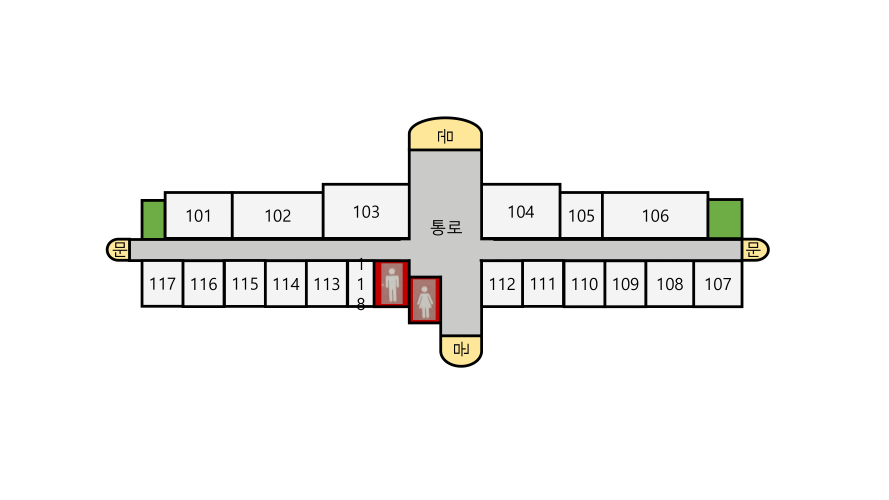
#> input picture aicane_web/backend/uploads/S4_1.png, 2667 x 1500 px (shown at 1/3 size)
$ python -i process_map.py   (imports and definitions only)
#> lines starting #> are read from the running program, lines starting #| are printed output that depends on the picture; after the words box and inside, x2 and y2 are one past the last pixel; in counts of white or black regions, pixels touching at a corner belong together
import cv2
import numpy as np
import json
import os

# optional OCR
try:
    import pytesseract
    _HAS_TESSERACT = True
except Exception:
    pytesseract = None
    _HAS_TESSERACT = False

def process_floorplan(path):

#> called with path = 'uploads/S4_1.png'
    img = cv2.imread(path)
#> img is the input picture: shape (1500, 2667, 3); mean B, G, R 241.4, 242.4, 242.8
    gray = cv2.cvtColor(img, cv2.COLOR_BGR2GRAY)

    # threshold
    _, bin_img = cv2.threshold(gray, 200, 255, cv2.THRESH_BINARY_INV)
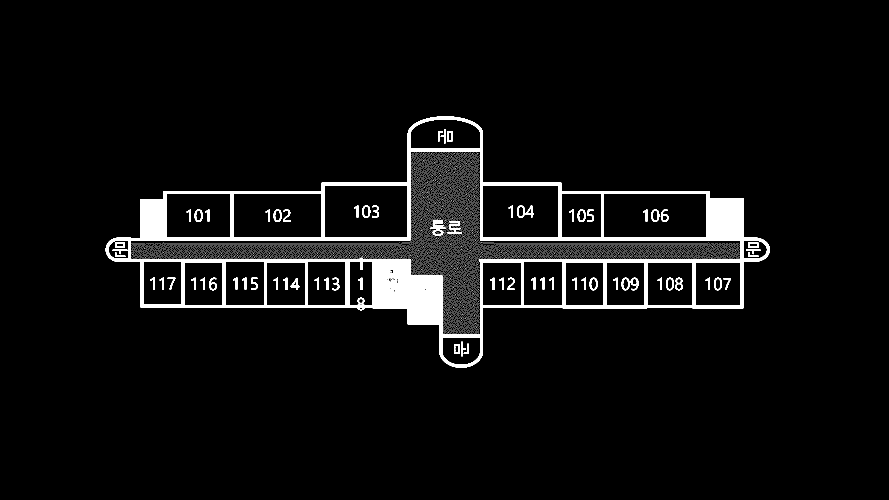
#> bin_img: shape (1500, 2667) (shown at 1/3 size); 4.6% white; 13758 white regions (13690 under 20 px), largest, box (x1, y1, x2, y2) and area: (317, 349, 2310, 1103) 152518, (1342, 662, 1386, 700) 672, (1292, 659, 1336, 687) 595

    # remove text noise
    kernel = np.ones((3,3), np.uint8)
    clean = cv2.morphologyEx(bin_img, cv2.MORPH_OPEN, kernel, iterations=2)
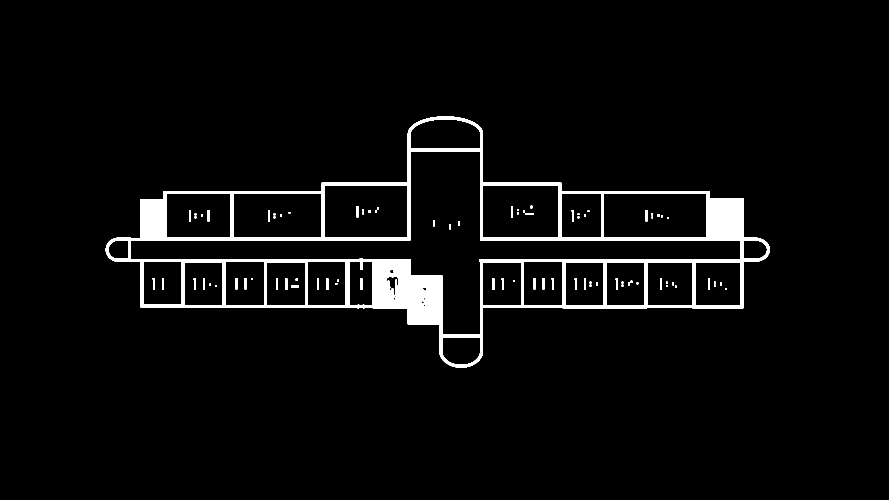
#> clean: shape (1500, 2667) (shown at 1/3 size); 4% white; 84 white regions, largest, box (x1, y1, x2, y2) and area: (317, 349, 2309, 1103) 151379, (1069, 618, 1075, 653) 180, (1533, 618, 1539, 653) 180

    # walls
    edges = cv2.Canny(clean, 50, 150)
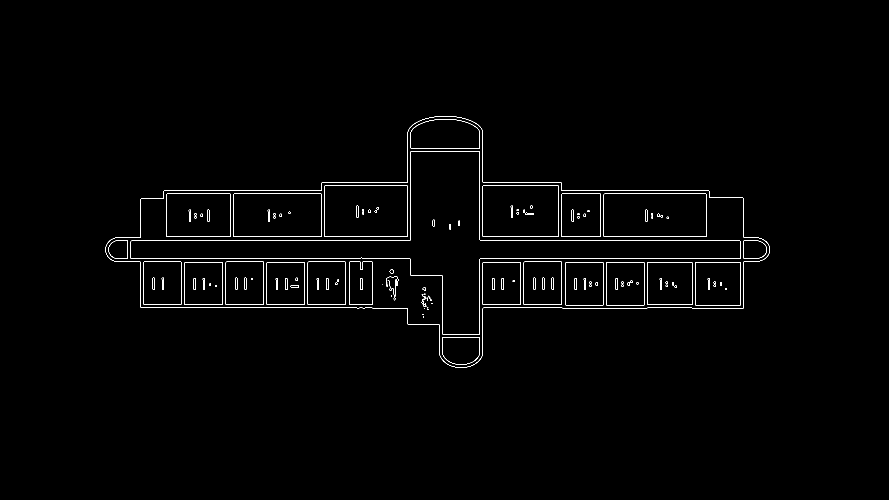
#> edges: shape (1500, 2667) (shown at 1/3 size); 0.63% white in thin lines or dots, all inside (x1, y1, x2, y2) = (316, 348, 2309, 1103)
    contours, _ = cv2.findContours(edges, cv2.RETR_EXTERNAL, cv2.CHAIN_APPROX_SIMPLE)
#> contours = 1 contour; box (x1, y1, x2, y2) and area: (316, 348, 2309, 1103) 730735

    wall_map = np.zeros_like(clean)
    cv2.drawContours(wall_map, contours, -1, 255, thickness=5)
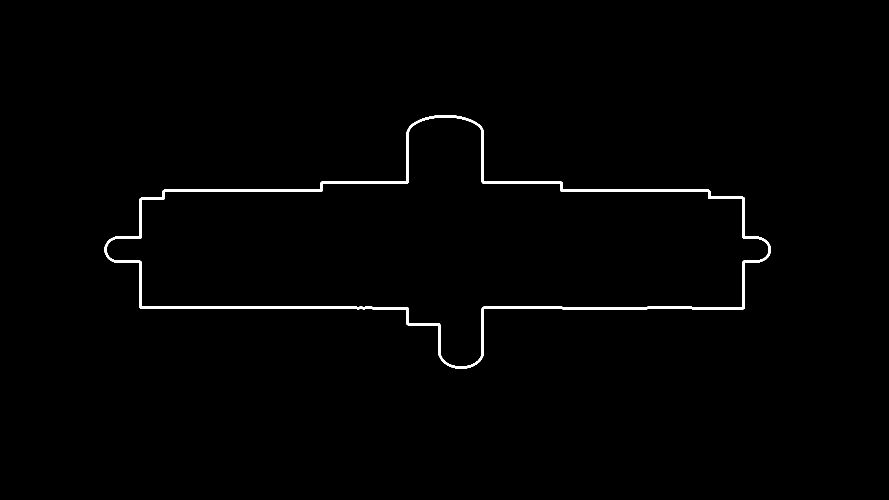
#> wall_map: shape (1500, 2667) (shown at 1/3 size); 0.92% white; 1 white region, box (x1, y1, x2, y2) and area: (313, 345, 2312, 1106) 36769

    # occupancy grid
    grid = (wall_map == 255).astype(int)
    grid = 1 - grid
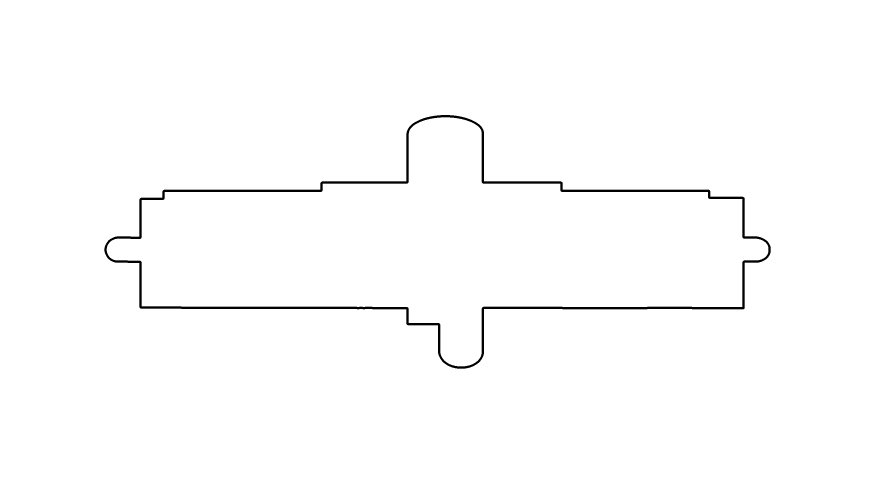
#> grid: shape (1500, 2667) int64 (shown at 1/3 size); values 0 (black) and 1 (white), 99.1% white; 1 black region, box (x1, y1, x2, y2) and area: (313, 345, 2312, 1106) 36769

    grid_path = path.replace(".png", "_grid.npy")
    np.save(grid_path, grid)

    room_positions = {}
    ocr_texts = []

    # If pytesseract is available, attempt to detect numeric room labels
    if _HAS_TESSERACT:
        try:
            # prepare grayscale & slightly blurred image for OCR
            gray_for_ocr = cv2.cvtColor(img, cv2.COLOR_BGR2GRAY)
            gray_for_ocr = cv2.medianBlur(gray_for_ocr, 3)

            # Use a relatively low threshold to keep text
            _, th = cv2.threshold(gray_for_ocr, 200, 255, cv2.THRESH_BINARY)
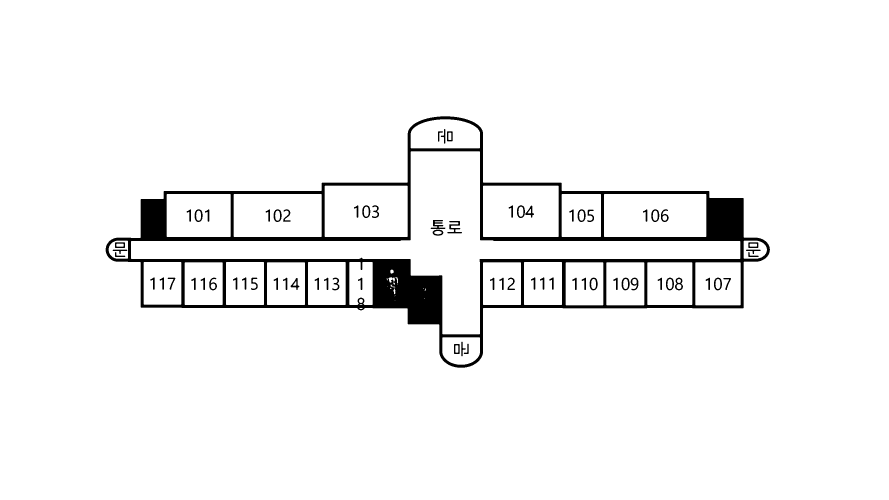
#> th: shape (1500, 2667) (shown at 1/3 size); 95.7% white; 68 black regions, largest, box (x1, y1, x2, y2) and area: (317, 349, 2310, 1103) 152729, (1342, 663, 1386, 700) 659, (1292, 660, 1336, 687) 585

            # find contours that might be text blobs (small to medium sized)
            cnts, _ = cv2.findContours(th, cv2.RETR_EXTERNAL, cv2.CHAIN_APPROX_SIMPLE)
#> cnts = [[[0, 0], [0, 1499], [2666, 1499], [2666, 0]]]

            candidates = []
            h_img, w_img = th.shape[:2]
#> h_img = 1500; w_img = 2667
            for c in cnts:
                x, y, w, h = cv2.boundingRect(c)
                # ignore extremely large contours (walls) and extremely small noise
                if w < 8 or h < 8:
                    continue
                if w > w_img * 0.5 or h > h_img * 0.5:
                    continue
                # accept candidate
                candidates.append((x, y, w, h))
#> this loop made 1 pass
#> (c, x, y, w, h) on pass 1: ([[0, 0], [0, 1499], [2666, 1499], [2666, 0]], 0, 0, 2667, 1500)
#> after the loop, candidates = []

            # sort small-to-large so digits are more isolated first
            candidates = sorted(candidates, key=lambda r: (r[1], r[0], r[2] * r[3]))

            # iterate candidates and run tesseract with digit whitelist
            debug_img = img.copy()
            for (x, y, w, h) in candidates:
                pad = 4
                x0 = max(0, x - pad)
                y0 = max(0, y - pad)
                x1 = min(w_img, x + w + pad)
                y1 = min(h_img, y + h + pad)
                crop = gray_for_ocr[y0:y1, x0:x1]

                # scale up small crops to improve OCR
                scale = 2 if max(w, h) < 40 else 1
                if scale > 1:
                    crop = cv2.resize(crop, (0, 0), fx=scale, fy=scale, interpolation=cv2.INTER_LINEAR)

                config = "--oem 3 --psm 7 -c tessedit_char_whitelist=0123456789"
                text = pytesseract.image_to_string(crop, config=config)
                text = text.strip()
                # keep only digits
                import re

                digits = re.sub(r"[^0-9]", "", text)

                # compute centroid in original image coordinates
                cx = int((x0 + x1) / 2)
                cy = int((y0 + y1) / 2)

                # record raw OCR result (even if empty digits)
                orec = {"raw": text, "digits": digits, "bbox": [x0, y0, x1, y1], "centroid": [cx, cy]}
                ocr_texts.append(orec)
                print("OCR candidate:", orec)

                if digits == "":
                    # draw faint box for non-digit detections
                    cv2.rectangle(debug_img, (x0, y0), (x1, y1), (0, 0, 255), 1)
                    continue
                try:
                    room_num = str(int(digits))
                except Exception:
                    cv2.rectangle(debug_img, (x0, y0), (x1, y1), (0, 0, 255), 1)
                    continue

                # map to (x, y) integer tuple
                room_positions[room_num] = (cx, cy)
                # draw box and label on debug image
                cv2.rectangle(debug_img, (x0, y0), (x1, y1), (0, 255, 0), 2)
                cv2.putText(debug_img, room_num, (x0, y0 - 6), cv2.FONT_HERSHEY_SIMPLEX, 0.6, (0, 255, 0), 2)
#> this loop made 0 passes
#> after the loop, ocr_texts = []; room_positions = 0 items

            # save debug image and json
            try:
                os.makedirs("uploads", exist_ok=True)
                cv2.imwrite("uploads/ocr_debug.png", debug_img)
                json.dump(ocr_texts, open("uploads/ocr_debug.json", "w"), indent=2, ensure_ascii=False)
            except Exception:
                pass

        except Exception as e:
            # OCR failed — fall back to placeholders later
            print("OCR detection failed:", e)

    # ensure FrontDoor exists: if 103 and 104 both present use midpoint
    if "FrontDoor" not in room_positions:
        if "103" in room_positions and "104" in room_positions:
            x1, y1 = room_positions["103"]
            x2, y2 = room_positions["104"]
            room_positions["FrontDoor"] = (int((x1 + x2) / 2), int((y1 + y2) / 2))
        else:
            room_positions.setdefault("FrontDoor", (140, 80))

    # save for navigation (both project root & uploads)
    try:
        json.dump(room_positions, open("room_positions.json", "w"), indent=4)
    except Exception:
        pass
    try:
        os.makedirs("uploads", exist_ok=True)
        json.dump(room_positions, open("uploads/room_positions.json", "w"), indent=4)
    except Exception:
        pass

    return grid_path, room_positions, ocr_texts

>>> result = process_floorplan('uploads/S4_1.png')
